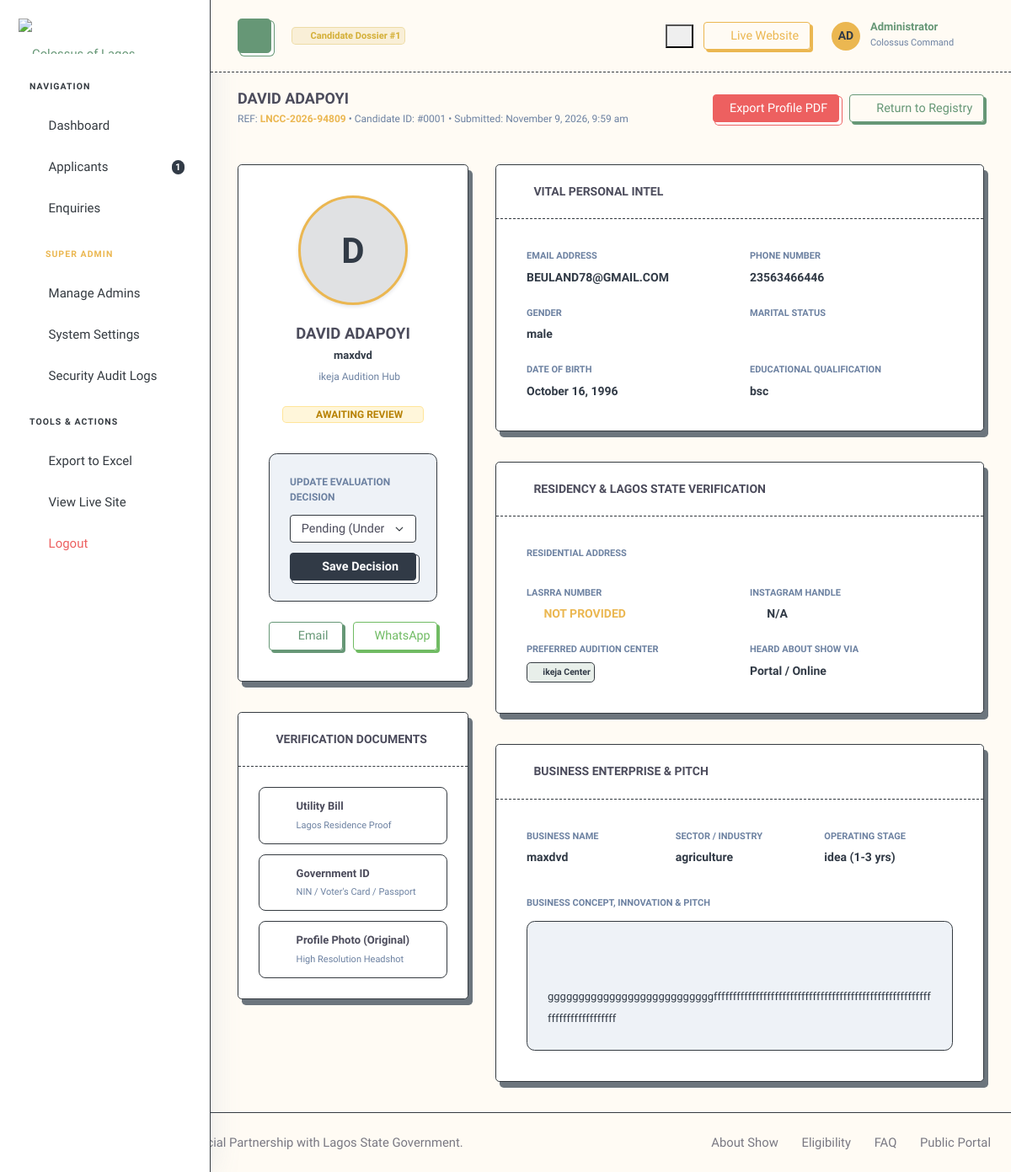
/admin/view-applicant.php?id=1 (signed in), run on the app's committed database.
### tables this page shows
CREATE TABLE `applicants` (
  `id` int(11) NOT NULL,
  `reference_number` varchar(100) DEFAULT NULL,
  `full_name` varchar(255) NOT NULL,
  `email` varchar(255) NOT NULL,
  `phone` varchar(20) NOT NULL,
  `gender` varchar(20) DEFAULT NULL,
  `marital_status` varchar(20) DEFAULT NULL,
  `dob` date DEFAULT NULL,
  `qualification` varchar(255) DEFAULT NULL,
  `address` text DEFAULT NULL,
  `instagram` varchar(255) DEFAULT NULL,
  `audition_location` varchar(100) DEFAULT NULL,
  `business_name` varchar(255) DEFAULT NULL,
  `sector` varchar(100) DEFAULT NULL,
  `business_idea` text DEFAULT NULL,
  `years_operation` varchar(50) DEFAULT NULL,
  `stage` varchar(50) DEFAULT NULL,
  `lasrra_number` varchar(100) DEFAULT NULL,
  `utility_bill` varchar(255) DEFAULT NULL,
  `government_id` varchar(255) DEFAULT NULL,
  `media_channel` varchar(100) DEFAULT NULL,
  `profile_picture` varchar(255) DEFAULT NULL,
  `status` enum('pending','shortlisted','rejected') DEFAULT 'pending',
  `created_at` timestamp NOT NULL DEFAULT current_timestamp()
);

### admin/view-applicant.php (the view, shortened to what the rows shown need)
<?php
require_once '../config.php';
$id = $_GET['id'] ?? 0;
$stmt = $pdo->prepare("SELECT * FROM applicants WHERE id = ?");
$stmt->execute([$id]);
$applicant = $stmt->fetch();
?>
<!DOCTYPE html>
<html lang="en" data-bs-theme="light" data-menu-color="light" data-topbar-color="light">
<head>
    <link href="assets/css/vendor.min.css" rel="stylesheet" type="text/css" />
    <link href="assets/css/app.min.css" rel="stylesheet" type="text/css" id="app-style" />
    <link href="assets/css/icons.min.css" rel="stylesheet" type="text/css" />
</head>
<body>
    <div class="wrapper">
        <header class="app-topbar">
            <div class="page-container topbar-menu">
                <div class="d-flex align-items-center gap-2">
                    <div class="d-none d-md-flex align-items-center ms-2">
                        <span class="badge badge-gold px-2.5 py-1.5 fw-semibold d-inline-flex align-items-center gap-1">
                            <i class="ti ti-id fs-14"></i> Candidate Dossier #<?php echo $applicant['id']; ?>
                        </span>
                    </div>
                </div>
            </div>
        </header>
        <div class="page-content">
            <div class="page-container">
                <div class="row">
                    <div class="col-12">
                        <div class="page-title-head d-flex align-items-sm-center flex-sm-row flex-column justify-content-between mb-3">
                            <div class="flex-grow-1">
                                <h4 class="fs-18 text-uppercase fw-bold m-0"><?php echo htmlspecialchars($applicant['full_name']); ?></h4>
                                <p class="text-muted fs-12 mb-0 mt-1">
                                    REF: <strong class="text-warning"><?php echo htmlspecialchars($applicant['reference_number'] ?? ('LNCC-2026-'.$applicant['id'])); ?></strong>
                                    &bull; Candidate ID: #<?php echo str_pad($applicant['id'], 4, '0', STR_PAD_LEFT); ?>
                                    &bull; Submitted: <?php echo date('F j, Y, g:i a', strtotime($applicant['created_at'])); ?>
                                </p>
                            </div>
                        </div>
                    </div>
                </div>
                <div class="row">
                    <div class="col-lg-4 col-xl-4">
                        <div class="card text-center mb-4">
                            <div class="card-body p-4">
                                <div class="position-relative d-inline-block mb-3">
                                    <?php if (!empty($applicant['profile_picture']) && file_exists('../uploads/' . $applicant['profile_picture'])): ?>
                                        <img src="../uploads/<?php echo htmlspecialchars($applicant['profile_picture']); ?>" alt="Profile Picture" class="rounded-circle object-fit-cover border border-3 border-warning shadow-sm" style="width: 130px; height: 130px;">
                                    <?php else: ?>
                                        <div class="rounded-circle bg-primary-subtle text-primary border border-3 border-warning d-flex align-items-center justify-content-center shadow-sm" style="width: 130px; height: 130px; font-size: 42px; font-weight: bold; margin: 0 auto;">
                                            <?php echo strtoupper(substr($applicant['full_name'], 0, 1)); ?>
                                        </div>
                                    <?php endif; ?>
                                </div>
                                <h4 class="mb-1 fw-bold"><?php echo htmlspecialchars($applicant['full_name']); ?></h4>
                                <?php if (!empty($applicant['business_name'])): ?>
                                    <p class="text-primary fw-semibold fs-13 mb-1"><?php echo htmlspecialchars($applicant['business_name']); ?></p>
                                <?php endif; ?>
                                <p class="text-muted fs-12 mb-3">
                                    <i class="ti ti-map-pin text-warning me-1"></i><?php echo htmlspecialchars($applicant['audition_location']); ?> Audition Hub
                                </p>
                                <div class="mb-4">
                                    <?php
                                    $st = strtolower($applicant['status'] ?? 'pending');
                                    if ($st === 'qualified' || $st === 'approved') {
                                        echo '<span class="badge bg-success-subtle text-success border border-success-subtle px-3 py-1.5 fs-12 fw-bold text-uppercase"><i class="ti ti-check me-1"></i>Verified & Approved</span>';
                                    } elseif ($st === 'rejected') {
                                        echo '<span class="badge status-badge-rejected px-3 py-1.5 fs-12 fw-bold text-uppercase"><i class="ti ti-x me-1"></i>Rejected</span>';
                                    } else {
                                        echo '<span class="badge status-badge-pending px-3 py-1.5 fs-12 fw-bold text-uppercase"><i class="ti ti-clock me-1"></i>Awaiting Review</span>';
                                    }
                                    ?>
                                </div>
                                <div class="p-3 bg-light rounded-3 border text-start">
                                    <label class="form-label fs-12 fw-bold text-uppercase text-muted mb-2">Update Evaluation Decision</label>
                                    <form action="" method="POST" class="d-flex flex-column gap-2">
                                    </form>
                                </div>
                                <div class="d-flex gap-2 mt-3">
                                    <a href="mailto:<?php echo htmlspecialchars($applicant['email']); ?>" class="btn btn-sm btn-outline-secondary w-50" title="Send Email">
                                    </a>
                                    <?php if (!empty($applicant['phone'])): ?>
                                        <a href="https://wa.me/<?php echo preg_replace('/[^0-9]/', '', $applicant['phone']); ?>" target="_blank" class="btn btn-sm btn-outline-success w-50" title="WhatsApp Message">
                                        </a>
                                    <?php endif; ?>
                                </div>
                            </div>
                        </div>
                    </div>
                    <div class="col-lg-8 col-xl-8">
                        <div class="card mb-4">
                            <div class="card-body p-4">
                                <div class="row g-3">
                                    <div class="col-sm-6">
                                        <label class="text-muted fs-11 text-uppercase fw-bold d-block mb-1">Email Address</label>
                                        <div class="fs-14 fw-semibold text-dark"><?php echo htmlspecialchars($applicant['email']); ?></div>
                                    </div>
                                    <div class="col-sm-6">
                                        <label class="text-muted fs-11 text-uppercase fw-bold d-block mb-1">Phone Number</label>
                                        <div class="fs-14 fw-semibold text-dark"><?php echo htmlspecialchars($applicant['phone']); ?></div>
                                    </div>
                                    <div class="col-sm-6">
                                        <label class="text-muted fs-11 text-uppercase fw-bold d-block mb-1">Gender</label>
                                        <div class="fs-14 fw-semibold text-dark"><?php echo htmlspecialchars($applicant['gender']); ?></div>
                                    </div>
                                    <div class="col-sm-6">
                                        <label class="text-muted fs-11 text-uppercase fw-bold d-block mb-1">Date of Birth</label>
                                        <div class="fs-14 fw-semibold text-dark"><?php echo date('F j, Y', strtotime($applicant['dob'])); ?></div>
                                    </div>
                                    <div class="col-sm-6">
                                        <label class="text-muted fs-11 text-uppercase fw-bold d-block mb-1">Educational Qualification</label>
                                        <div class="fs-14 fw-semibold text-dark"><?php echo htmlspecialchars($applicant['qualification']); ?></div>
                                    </div>
                                </div>
                            </div>
                        </div>
                        <div class="card mb-4">
                            <div class="card-body p-4">
                                <div class="row g-3">
                                    <div class="col-sm-6">
                                        <label class="text-muted fs-11 text-uppercase fw-bold d-block mb-1">LASRRA Number</label>
                                        <div class="fs-14 fw-semibold text-warning">
                                            <i class="ti ti-shield-check me-1"></i>
                                            <?php echo htmlspecialchars($applicant['lasrra_number'] ?: 'NOT PROVIDED'); ?>
                                        </div>
                                    </div>
                                    <div class="col-sm-6">
                                        <div class="fs-14 fw-semibold text-dark">
                                            <span class="badge bg-secondary-subtle text-dark border px-2.5 py-1">
                                                <i class="ti ti-map-pin text-warning me-1"></i><?php echo htmlspecialchars($applicant['audition_location']); ?> Center
                                            </span>
                                        </div>
                                    </div>
                                    <div class="col-sm-6">
                                        <label class="text-muted fs-11 text-uppercase fw-bold d-block mb-1">Heard About Show Via</label>
                                        <div class="fs-14 fw-semibold text-dark"><?php echo htmlspecialchars($applicant['media_channel'] ?: 'Portal / Online'); ?></div>
                                    </div>
                                </div>
                            </div>
                        </div>
                        <div class="card mb-4">
                            <div class="card-body p-4">
                                <div class="row g-3 mb-4">
                                    <div class="col-sm-4">
                                        <label class="text-muted fs-11 text-uppercase fw-bold d-block mb-1">Business Name</label>
                                        <div class="fs-14 fw-bold text-primary"><?php echo htmlspecialchars($applicant['business_name'] ?: 'Not Specified'); ?></div>
                                    </div>
                                    <div class="col-sm-4">
                                        <label class="text-muted fs-11 text-uppercase fw-bold d-block mb-1">Sector / Industry</label>
                                        <div class="fs-14 fw-semibold text-dark"><?php echo htmlspecialchars($applicant['sector'] ?: 'General Enterprise'); ?></div>
                                    </div>
                                    <div class="col-sm-4">
                                        <label class="text-muted fs-11 text-uppercase fw-bold d-block mb-1">Operating Stage</label>
                                        <div class="fs-14 fw-semibold text-dark"><?php echo htmlspecialchars($applicant['stage'] ?: 'Idea / Early'); ?> (<?php echo htmlspecialchars($applicant['years_operation'] ?: '0'); ?> yrs)</div>
                                    </div>
                                </div>
                                <label class="text-muted fs-11 text-uppercase fw-bold d-block mb-2">Business Concept, Innovation & Pitch</label>
                                <div class="p-3 bg-light rounded-3 border fs-13 lh-lg text-dark" style="white-space: pre-wrap; min-height: 120px;">
                                    <?php echo htmlspecialchars($applicant['business_idea']); ?>
                                </div>
                            </div>
                        </div>
                    </div>
                </div>
            </div>
        </div>
    </div>
</body>
</html>

### data on the page
applicants: id "1", full_name "DAVID ADAPOYI", reference_number "LNCC-2026-94809", id "0001", created_at "November 9, 2026, 9:59 am", full_name "D", business_name "maxdvd", audition_location "ikeja", email "BEULAND78@GMAIL.COM", phone "23563466446", gender "male", dob "October 16, 1996", qualification "bsc", lasrra_number "NOT PROVIDED", media_channel "Portal / Online", sector "agriculture", stage "idea", years_operation "1-3", business_idea "gggggggggggggggggggggggggggfffffffffffffffffffffffffffffffffffffffffffffffffffffffffffffffffffffffffff"

### other printed values
$total_applicants "1"
